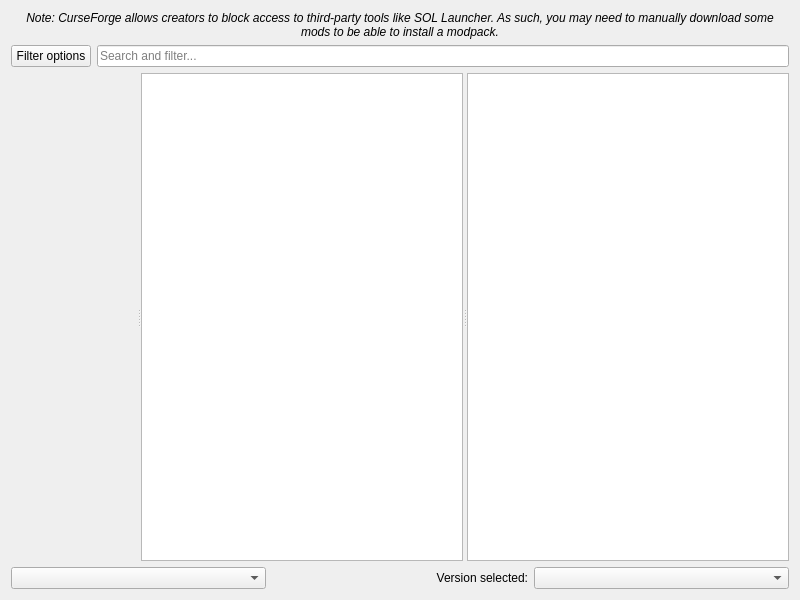
<?xml version="1.0" encoding="UTF-8"?>
<ui version="4.0">
 <class>FlamePage</class>
 <widget class="QWidget" name="FlamePage">
  <property name="geometry">
   <rect>
    <x>0</x>
    <y>0</y>
    <width>800</width>
    <height>600</height>
   </rect>
  </property>
  <layout class="QVBoxLayout" name="verticalLayout">
   <item>
    <widget class="QLabel" name="label_2">
     <property name="font">
      <font>
       <italic>true</italic>
      </font>
     </property>
     <property name="text">
      <string>Note: CurseForge allows creators to block access to third-party tools like SOL Launcher. As such, you may need to manually download some mods to be able to install a modpack.</string>
     </property>
     <property name="alignment">
      <set>Qt::AlignCenter</set>
     </property>
     <property name="wordWrap">
      <bool>true</bool>
     </property>
    </widget>
   </item>
   <item>
    <layout class="QHBoxLayout" name="horizontalLayout">
     <item>
      <widget class="QPushButton" name="filterButton">
       <property name="text">
        <string>Filter options</string>
       </property>
      </widget>
     </item>
     <item>
      <widget class="QLineEdit" name="searchEdit">
       <property name="placeholderText">
        <string>Search and filter...</string>
       </property>
      </widget>
     </item>
    </layout>
   </item>
   <item>
    <widget class="QSplitter" name="splitter">
     <property name="sizePolicy">
      <sizepolicy hsizetype="Expanding" vsizetype="Expanding">
       <horstretch>0</horstretch>
       <verstretch>0</verstretch>
      </sizepolicy>
     </property>
     <property name="orientation">
      <enum>Qt::Horizontal</enum>
     </property>
     <widget class="QWidget" name="widget" native="true"/>
     <widget class="QListView" name="packView">
      <property name="horizontalScrollBarPolicy">
       <enum>Qt::ScrollBarAlwaysOff</enum>
      </property>
      <property name="alternatingRowColors">
       <bool>true</bool>
      </property>
      <property name="iconSize">
       <size>
        <width>48</width>
        <height>48</height>
       </size>
      </property>
      <property name="verticalScrollMode">
       <enum>QAbstractItemView::ScrollPerPixel</enum>
      </property>
     </widget>
     <widget class="ProjectDescriptionPage" name="packDescription">
      <property name="openExternalLinks">
       <bool>true</bool>
      </property>
      <property name="openLinks">
       <bool>true</bool>
      </property>
     </widget>
    </widget>
   </item>
   <item>
    <layout class="QHBoxLayout">
     <item>
      <widget class="QComboBox" name="sortByBox"/>
     </item>
     <item>
      <widget class="QLabel" name="label">
       <property name="text">
        <string>Version selected:</string>
       </property>
       <property name="alignment">
        <set>Qt::AlignRight|Qt::AlignTrailing|Qt::AlignVCenter</set>
       </property>
      </widget>
     </item>
     <item>
      <widget class="QComboBox" name="versionSelectionBox"/>
     </item>
    </layout>
   </item>
  </layout>
 </widget>
 <customwidgets>
  <customwidget>
   <class>ProjectDescriptionPage</class>
   <extends>QTextBrowser</extends>
   <header>ui/widgets/ProjectDescriptionPage.h</header>
  </customwidget>
 </customwidgets>
 <tabstops>
  <tabstop>packView</tabstop>
  <tabstop>packDescription</tabstop>
  <tabstop>sortByBox</tabstop>
  <tabstop>versionSelectionBox</tabstop>
 </tabstops>
 <resources/>
 <connections/>
</ui>
